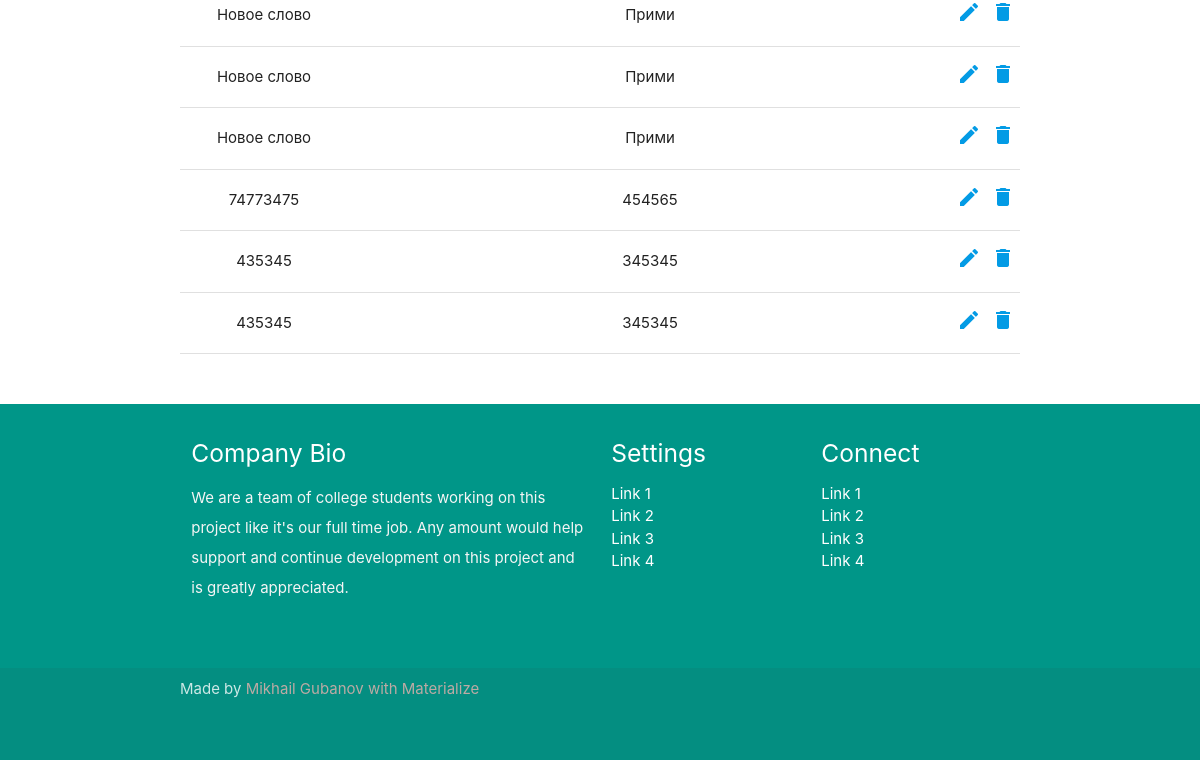
Page /dictionary_fill/ (lower part) on the earlier database version.
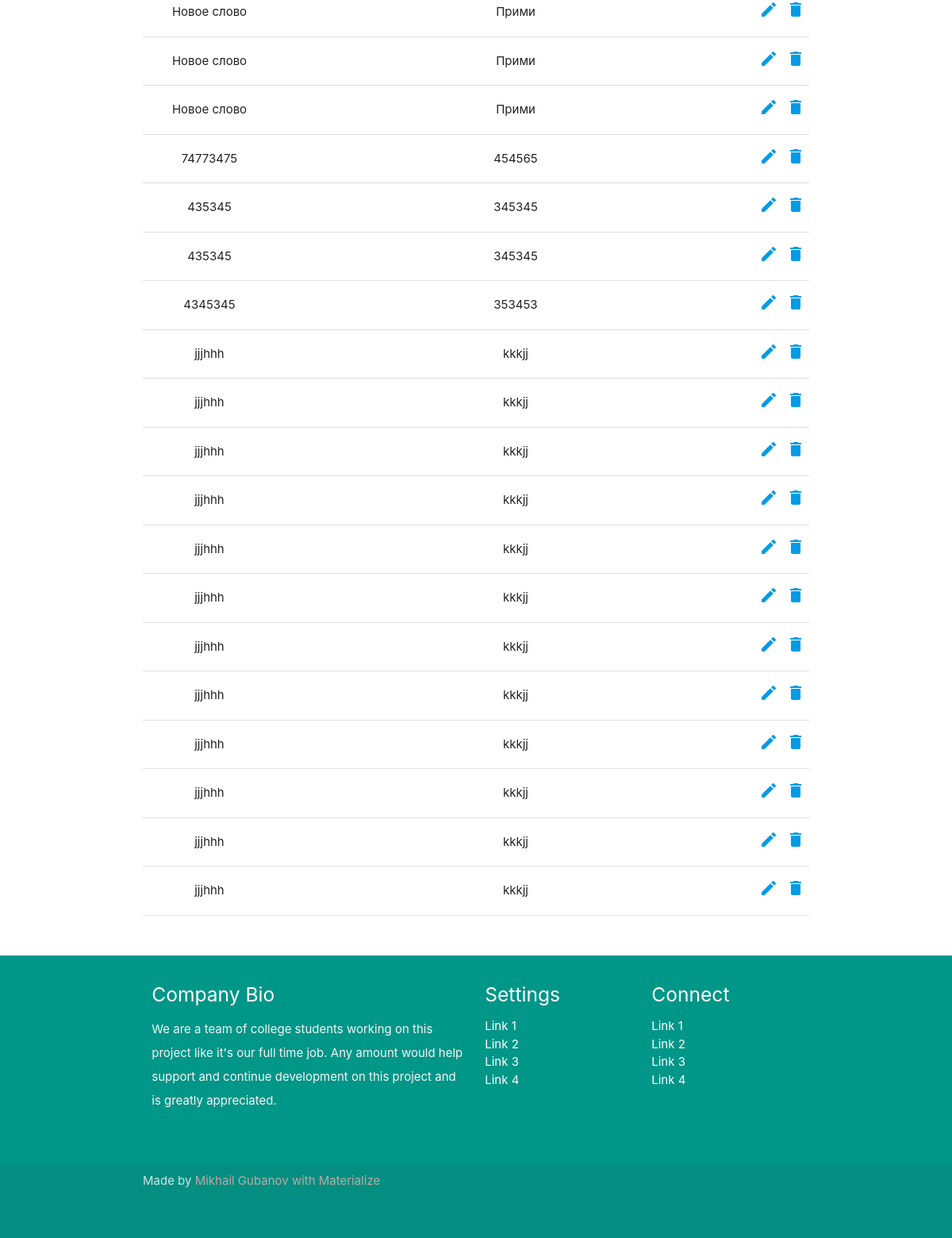
Same page on the later database version.
### LinguaLearn/models.py (models this page shows)
class Dictionary(models.Model):
    note_id = models.AutoField(primary_key=True)
    word = models.CharField(max_length=32, db_column='word')
    translate = models.CharField(max_length=256, db_column='translate')
    add_date = models.DateTimeField(db_column='add_dttm', default=datetime.now(), null=True)
    class Meta:
        db_table = 'lingualearn_dictionary'

### LinguaLearn/views.py (the view)
# urls.py: path('dictionary_fill/', views.dictionary_fill, name='dictionary'),
def dictionary_fill(request):
    words = Dictionary.objects.all()
    context = {'words': words}
    return render(request, 'dictionary.html', context)

### templates/dictionary.html (shortened to what this page needs)
{% extends 'base_page.html' %}
{% load static %}
{% block content %}
<div class="container" id='dictionary'>
<table class="centered">
    <tbody>
        {% for word in words %}
            <tr>
                <td>{{ word.word }}</td>
                <td>{{ word.translate }}</td>
                <td><a href="/edit_word/{{ word.note_id}}/"><i class="material-icons">edit</i></a></td>
                <td><a href="#"><i class="material-icons ">delete</i></a></td>
            </tr>
        {% endfor %}
    </tbody>
</table>
{% endblock %}

Differences in the rows shown:
added Dictionary: word "4345345", translate "353453"
added Dictionary: word "jjjhhh", translate "kkkjj"
added Dictionary: word "jjjhhh", translate "kkkjj"
added Dictionary: word "jjjhhh", translate "kkkjj"
added Dictionary: word "jjjhhh", translate "kkkjj"
added Dictionary: word "jjjhhh", translate "kkkjj"
added Dictionary: word "jjjhhh", translate "kkkjj"
added Dictionary: word "jjjhhh", translate "kkkjj"
added Dictionary: word "jjjhhh", translate "kkkjj"
added Dictionary: word "jjjhhh", translate "kkkjj"
added Dictionary: word "jjjhhh", translate "kkkjj"
added Dictionary: word "jjjhhh", translate "kkkjj"
added Dictionary: word "jjjhhh", translate "kkkjj"
